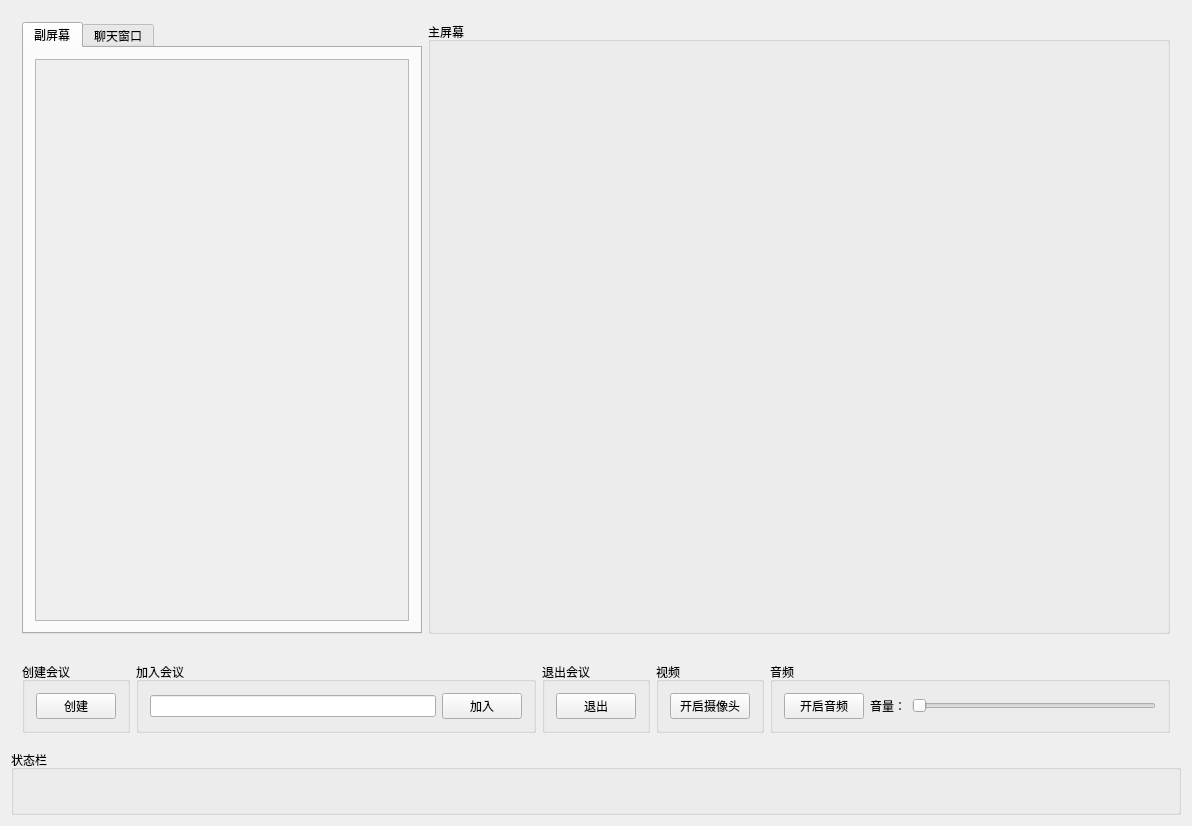
<?xml version="1.0" encoding="UTF-8"?>
<ui version="4.0">
 <class>WidgetClass</class>
 <widget class="QWidget" name="WidgetClass">
  <property name="geometry">
   <rect>
    <x>0</x>
    <y>0</y>
    <width>1192</width>
    <height>826</height>
   </rect>
  </property>
  <property name="windowTitle">
   <string>Widget</string>
  </property>
  <layout class="QVBoxLayout" name="verticalLayout">
   <item>
    <widget class="QWidget" name="widget_4" native="true">
     <layout class="QGridLayout" name="gridLayout_10">
      <item row="0" column="0">
       <widget class="QTabWidget" name="tabWidget">
        <property name="sizePolicy">
         <sizepolicy hsizetype="Minimum" vsizetype="Expanding">
          <horstretch>0</horstretch>
          <verstretch>0</verstretch>
         </sizepolicy>
        </property>
        <property name="minimumSize">
         <size>
          <width>400</width>
          <height>0</height>
         </size>
        </property>
        <property name="maximumSize">
         <size>
          <width>16777215</width>
          <height>16777215</height>
         </size>
        </property>
        <property name="currentIndex">
         <number>0</number>
        </property>
        <widget class="QWidget" name="tab">
         <attribute name="title">
          <string>副屏幕</string>
         </attribute>
         <layout class="QHBoxLayout" name="horizontalLayout_5">
          <item>
           <widget class="QScrollArea" name="scrollArea">
            <property name="sizePolicy">
             <sizepolicy hsizetype="Expanding" vsizetype="Expanding">
              <horstretch>0</horstretch>
              <verstretch>0</verstretch>
             </sizepolicy>
            </property>
            <property name="widgetResizable">
             <bool>true</bool>
            </property>
            <widget class="QWidget" name="scrollAreaWidgetContents">
             <property name="geometry">
              <rect>
               <x>0</x>
               <y>0</y>
               <width>370</width>
               <height>568</height>
              </rect>
             </property>
             <property name="baseSize">
              <size>
               <width>370</width>
               <height>568</height>
              </size>
             </property>
            </widget>
           </widget>
          </item>
         </layout>
        </widget>
        <widget class="QWidget" name="tab_2">
         <attribute name="title">
          <string>聊天窗口</string>
         </attribute>
         <layout class="QVBoxLayout" name="verticalLayout_2">
          <item>
           <widget class="QListWidget" name="listWidget"/>
          </item>
          <item>
           <widget class="QPlainTextEdit" name="plainTextEdit">
            <property name="maximumSize">
             <size>
              <width>16777215</width>
              <height>60</height>
             </size>
            </property>
           </widget>
          </item>
          <item>
           <layout class="QHBoxLayout" name="horizontalLayout_4">
            <item>
             <widget class="QPushButton" name="sendmsg">
              <property name="text">
               <string>发送</string>
              </property>
             </widget>
            </item>
            <item>
             <widget class="QPushButton" name="sendimg">
              <property name="text">
               <string>图片发送</string>
              </property>
             </widget>
            </item>
           </layout>
          </item>
         </layout>
        </widget>
       </widget>
      </item>
      <item row="0" column="1">
       <widget class="QGroupBox" name="groupBox">
        <property name="sizePolicy">
         <sizepolicy hsizetype="Preferred" vsizetype="Preferred">
          <horstretch>0</horstretch>
          <verstretch>0</verstretch>
         </sizepolicy>
        </property>
        <property name="minimumSize">
         <size>
          <width>0</width>
          <height>0</height>
         </size>
        </property>
        <property name="title">
         <string>主屏幕</string>
        </property>
        <layout class="QGridLayout" name="gridLayout_5">
         <item row="0" column="0">
          <widget class="QLabel" name="mainshow_label">
           <property name="sizePolicy">
            <sizepolicy hsizetype="Expanding" vsizetype="Expanding">
             <horstretch>0</horstretch>
             <verstretch>0</verstretch>
            </sizepolicy>
           </property>
           <property name="minimumSize">
            <size>
             <width>0</width>
             <height>0</height>
            </size>
           </property>
           <property name="text">
            <string/>
           </property>
          </widget>
         </item>
        </layout>
       </widget>
      </item>
     </layout>
    </widget>
   </item>
   <item>
    <widget class="QWidget" name="widget_3" native="true">
     <layout class="QHBoxLayout" name="horizontalLayout_2">
      <item>
       <widget class="QGroupBox" name="groupBox_7">
        <property name="title">
         <string>创建会议</string>
        </property>
        <layout class="QHBoxLayout" name="horizontalLayout_3">
         <item>
          <widget class="QPushButton" name="createmeetBtn">
           <property name="text">
            <string>创建</string>
           </property>
          </widget>
         </item>
        </layout>
       </widget>
      </item>
      <item>
       <widget class="QGroupBox" name="groupBox_6">
        <property name="title">
         <string>加入会议</string>
        </property>
        <layout class="QHBoxLayout" name="horizontalLayout">
         <item>
          <widget class="QLineEdit" name="meetno"/>
         </item>
         <item>
          <widget class="QPushButton" name="joinmeetBtn">
           <property name="text">
            <string>加入</string>
           </property>
          </widget>
         </item>
        </layout>
       </widget>
      </item>
      <item>
       <widget class="QGroupBox" name="groupBox_3">
        <property name="title">
         <string>退出会议</string>
        </property>
        <layout class="QGridLayout" name="gridLayout_8">
         <item row="0" column="1">
          <widget class="QPushButton" name="exitmeetBtn">
           <property name="text">
            <string>退出</string>
           </property>
          </widget>
         </item>
        </layout>
       </widget>
      </item>
      <item>
       <widget class="QGroupBox" name="groupBox_4">
        <property name="title">
         <string>视频</string>
        </property>
        <layout class="QGridLayout" name="gridLayout_6">
         <item row="0" column="0">
          <widget class="QPushButton" name="openVedio">
           <property name="text">
            <string>开启摄像头</string>
           </property>
          </widget>
         </item>
        </layout>
       </widget>
      </item>
      <item>
       <widget class="QGroupBox" name="groupBox_5">
        <property name="title">
         <string>音频</string>
        </property>
        <layout class="QGridLayout" name="gridLayout_7">
         <item row="0" column="0">
          <widget class="QPushButton" name="openAudio">
           <property name="text">
            <string>开启音频</string>
           </property>
          </widget>
         </item>
         <item row="0" column="1">
          <widget class="QLabel" name="label_2">
           <property name="text">
            <string>音量：</string>
           </property>
          </widget>
         </item>
         <item row="0" column="2">
          <widget class="QSlider" name="horizontalSlider">
           <property name="orientation">
            <enum>Qt::Horizontal</enum>
           </property>
          </widget>
         </item>
        </layout>
       </widget>
      </item>
     </layout>
    </widget>
   </item>
   <item>
    <widget class="QGroupBox" name="groupBox_2">
     <property name="minimumSize">
      <size>
       <width>0</width>
       <height>50</height>
      </size>
     </property>
     <property name="title">
      <string>状态栏</string>
     </property>
     <layout class="QHBoxLayout" name="horizontalLayout_6">
      <item>
       <widget class="QLabel" name="outlog">
        <property name="minimumSize">
         <size>
          <width>0</width>
          <height>20</height>
         </size>
        </property>
        <property name="text">
         <string/>
        </property>
       </widget>
      </item>
     </layout>
    </widget>
   </item>
  </layout>
 </widget>
 <layoutdefault spacing="6" margin="11"/>
 <resources>
  <include location="Widget.qrc"/>
 </resources>
 <connections/>
</ui>
